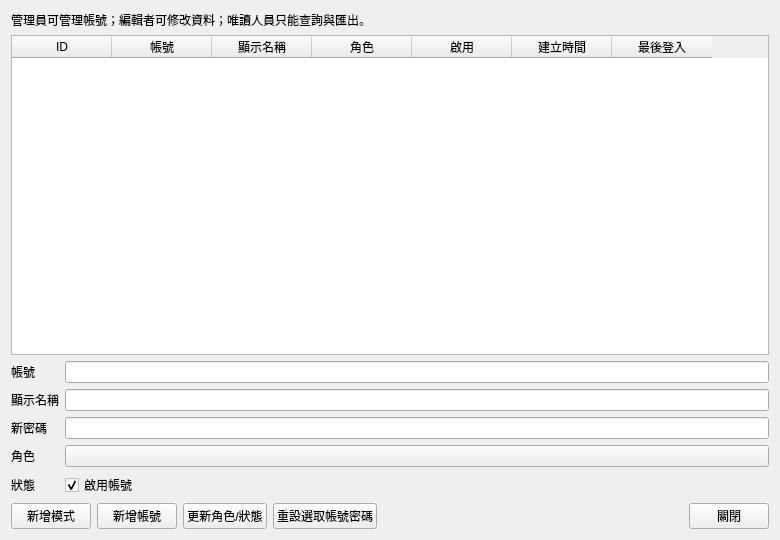
<?xml version="1.0" encoding="UTF-8"?>
<ui version="4.0">
 <class>userManagementDialogContent</class>
 <widget class="QWidget" name="userManagementDialogContent">
  <property name="geometry">
   <rect>
    <x>0</x>
    <y>0</y>
    <width>780</width>
    <height>540</height>
   </rect>
  </property>
  <property name="windowTitle">
   <string>使用者與權限管理</string>
  </property>
  <property name="dialogSize" stdset="0">
   <size>
    <width>780</width>
    <height>540</height>
   </size>
  </property>
  <layout class="QVBoxLayout" name="userManagementLayout">
   <property name="spacing">
    <number>6</number>
   </property>
   <property name="leftMargin">
    <number>11</number>
   </property>
   <property name="topMargin">
    <number>11</number>
   </property>
   <property name="rightMargin">
    <number>11</number>
   </property>
   <property name="bottomMargin">
    <number>11</number>
   </property>
   <item>
    <widget class="QLabel" name="introLabel">
     <property name="text">
      <string>管理員可管理帳號；編輯者可修改資料；唯讀人員只能查詢與匯出。</string>
     </property>
    </widget>
   </item>
   <item>
    <widget class="TableWidget" name="usersTable">
     <property name="selectionMode">
      <enum>QAbstractItemView::SingleSelection</enum>
     </property>
     <property name="selectionBehavior">
      <enum>QAbstractItemView::SelectRows</enum>
     </property>
     <column>
      <property name="text">
       <string>ID</string>
      </property>
     </column>
     <column>
      <property name="text">
       <string>帳號</string>
      </property>
     </column>
     <column>
      <property name="text">
       <string>顯示名稱</string>
      </property>
     </column>
     <column>
      <property name="text">
       <string>角色</string>
      </property>
     </column>
     <column>
      <property name="text">
       <string>啟用</string>
      </property>
     </column>
     <column>
      <property name="text">
       <string>建立時間</string>
      </property>
     </column>
     <column>
      <property name="text">
       <string>最後登入</string>
      </property>
     </column>
    </widget>
   </item>
   <item>
    <layout class="QFormLayout" name="userForm">
     <property name="horizontalSpacing">
      <number>6</number>
     </property>
     <property name="verticalSpacing">
      <number>6</number>
     </property>
     <property name="leftMargin">
      <number>0</number>
     </property>
     <property name="topMargin">
      <number>0</number>
     </property>
     <property name="rightMargin">
      <number>0</number>
     </property>
     <property name="bottomMargin">
      <number>0</number>
     </property>
     <item row="0" column="0">
      <widget class="QLabel" name="usernameLabel">
       <property name="text">
        <string>帳號</string>
       </property>
      </widget>
     </item>
     <item row="0" column="1">
      <widget class="LineEdit" name="usernameEdit" />
     </item>
     <item row="1" column="0">
      <widget class="QLabel" name="displayNameLabel">
       <property name="text">
        <string>顯示名稱</string>
       </property>
      </widget>
     </item>
     <item row="1" column="1">
      <widget class="LineEdit" name="displayNameEdit" />
     </item>
     <item row="2" column="0">
      <widget class="QLabel" name="passwordLabel">
       <property name="text">
        <string>新密碼</string>
       </property>
      </widget>
     </item>
     <item row="2" column="1">
      <widget class="PasswordLineEdit" name="passwordEdit">
      </widget>
     </item>
     <item row="3" column="0">
      <widget class="QLabel" name="roleLabel">
       <property name="text">
        <string>角色</string>
       </property>
      </widget>
     </item>
     <item row="3" column="1">
      <widget class="ComboBox" name="roleCombo" />
     </item>
     <item row="4" column="0">
      <widget class="QLabel" name="activeLabel">
       <property name="text">
        <string>狀態</string>
       </property>
      </widget>
     </item>
     <item row="4" column="1">
      <widget class="CheckBox" name="activeCheckBox">
       <property name="text">
        <string>啟用帳號</string>
       </property>
       <property name="checked">
        <bool>true</bool>
       </property>
      </widget>
     </item>
    </layout>
   </item>
   <item>
    <layout class="QHBoxLayout" name="buttonRow" stretch="0,0,0,0,1,0">
     <property name="spacing">
      <number>6</number>
     </property>
     <property name="leftMargin">
      <number>0</number>
     </property>
     <property name="topMargin">
      <number>0</number>
     </property>
     <property name="rightMargin">
      <number>0</number>
     </property>
     <property name="bottomMargin">
      <number>0</number>
     </property>
     <item>
      <widget class="PushButton" name="newModeButton">
       <property name="text">
        <string>新增模式</string>
       </property>
      </widget>
     </item>
     <item>
      <widget class="PrimaryPushButton" name="createButton">
       <property name="text">
        <string>新增帳號</string>
       </property>
      </widget>
     </item>
     <item>
      <widget class="PushButton" name="updateButton">
       <property name="text">
        <string>更新角色/狀態</string>
       </property>
      </widget>
     </item>
     <item>
      <widget class="PushButton" name="resetPasswordButton">
       <property name="text">
        <string>重設選取帳號密碼</string>
       </property>
      </widget>
     </item>
     <item>
      <spacer name="buttonRowSpacer">
       <property name="orientation">
        <enum>Qt::Horizontal</enum>
       </property>
       <property name="sizeHint" stdset="0">
        <size>
         <width>0</width>
         <height>0</height>
        </size>
       </property>
      </spacer>
     </item>
     <item>
      <widget class="PushButton" name="closeButton">
       <property name="text">
        <string>關閉</string>
       </property>
      </widget>
     </item>
    </layout>
   </item>
  </layout>
 </widget>
 <customwidgets>
 <customwidget>
  <class>CheckBox</class>
  <extends>QCheckBox</extends>
  <header>qfluentwidgets</header>
 </customwidget>
 <customwidget>
  <class>ComboBox</class>
  <extends>QPushButton</extends>
  <header>qfluentwidgets</header>
 </customwidget>
 <customwidget>
  <class>LineEdit</class>
  <extends>QLineEdit</extends>
  <header>qfluentwidgets</header>
 </customwidget>
 <customwidget>
  <class>PasswordLineEdit</class>
  <extends>QLineEdit</extends>
  <header>qfluentwidgets</header>
 </customwidget>
 <customwidget>
  <class>PrimaryPushButton</class>
  <extends>QPushButton</extends>
  <header>qfluentwidgets</header>
 </customwidget>
 <customwidget>
  <class>PushButton</class>
  <extends>QPushButton</extends>
  <header>qfluentwidgets</header>
 </customwidget>
 <customwidget>
  <class>TableWidget</class>
  <extends>QTableWidget</extends>
  <header>qfluentwidgets</header>
 </customwidget>
 </customwidgets>
 <resources />
 <connections />
</ui>
